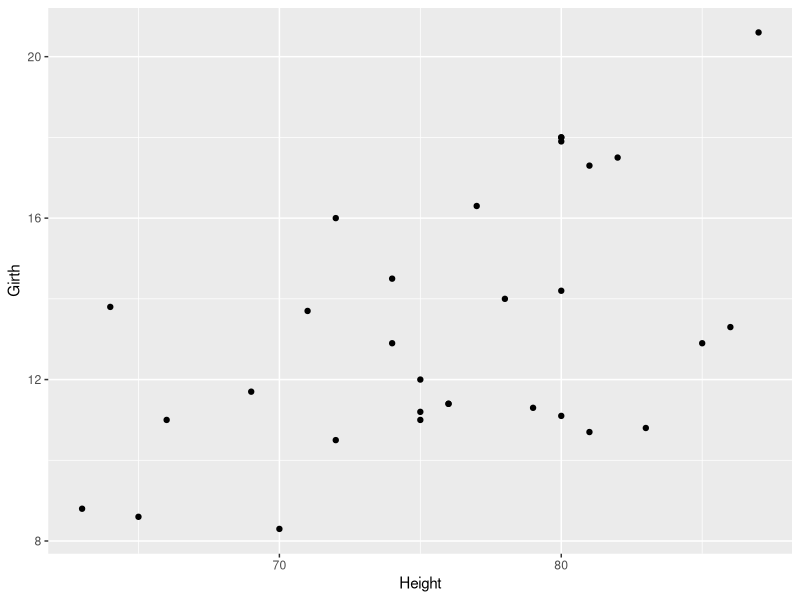
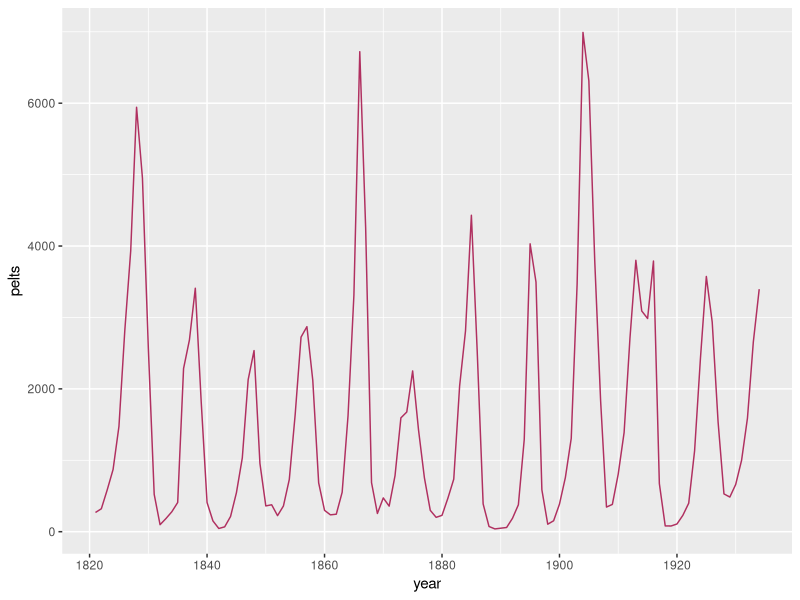
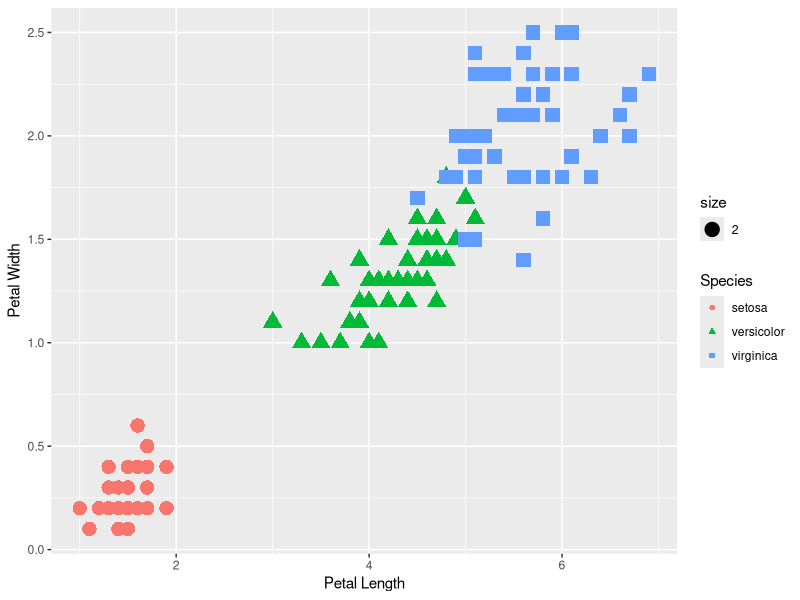
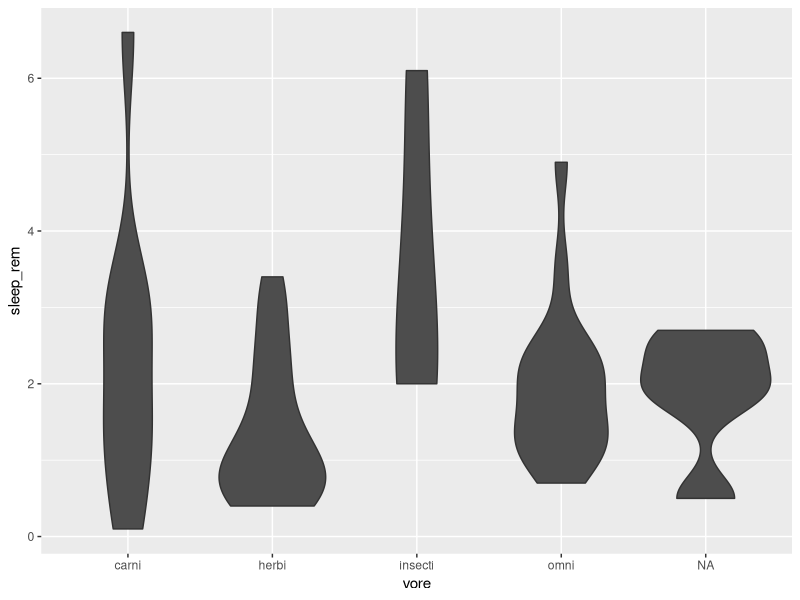
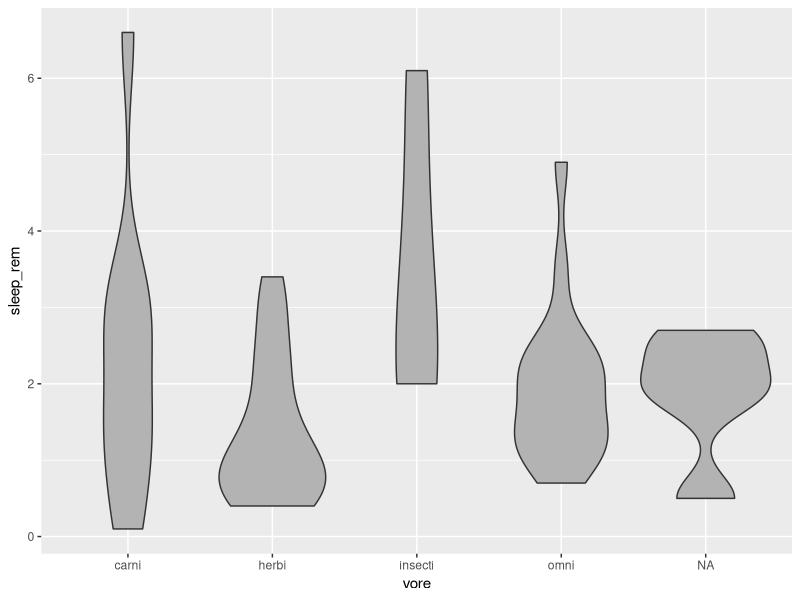
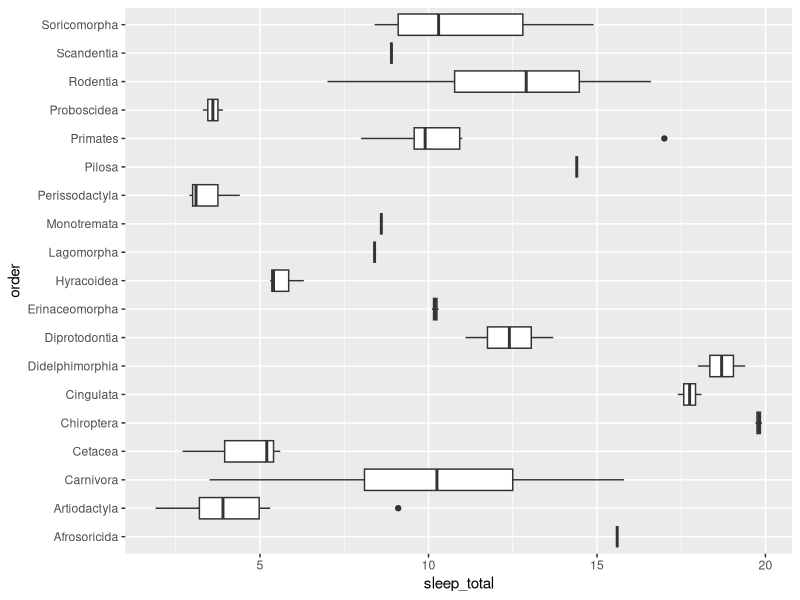
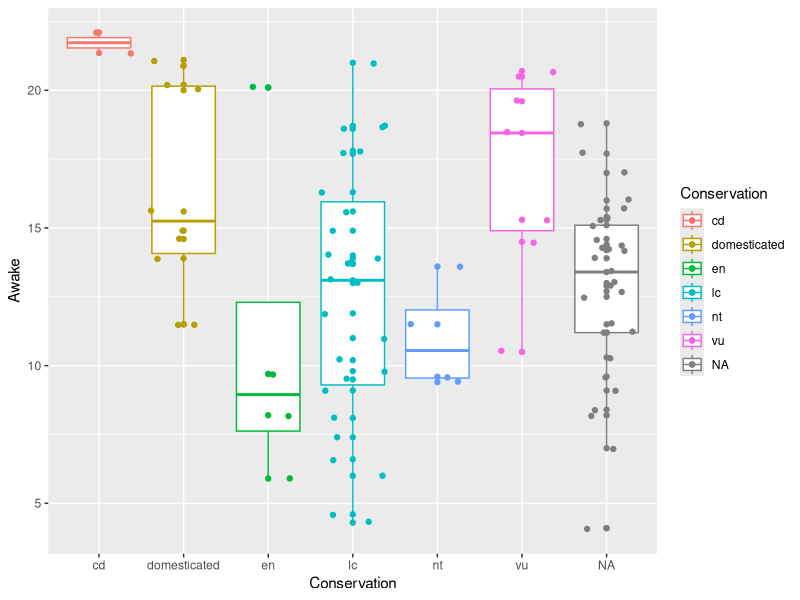
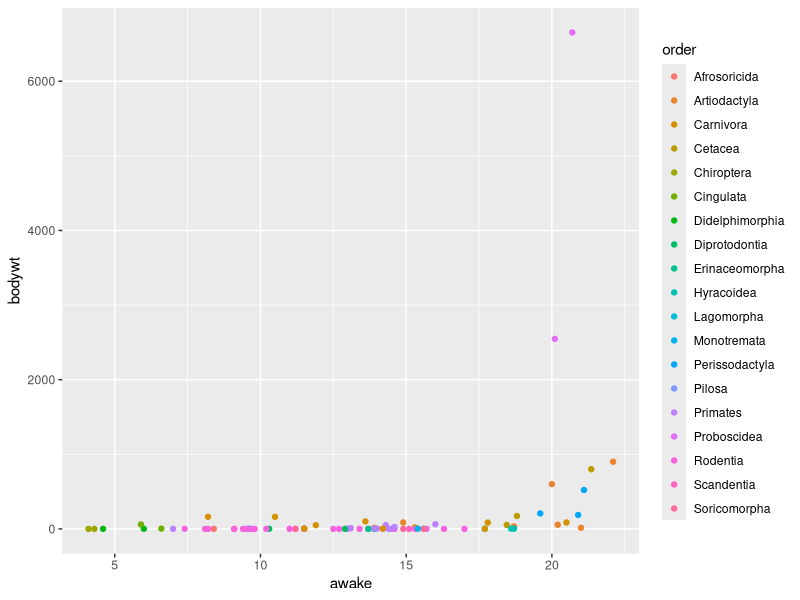

Recreate these plots in R, in order.
## ---- chunk 1
library("tidyverse")
## ---- chunk 2
data(trees)
?trees
## ---- chunk 3
ggplot(data = trees, mapping = aes(x = Height, y =Girth)) +
geom_point()
## ---- chunk 4
data(lynx)
?lynx
## ---- chunk 5
year <- c(1821:1934)
year
## ---- chunk 6
class(lynx)
## ---- chunk 7
pelts =as.vector(lynx)
pelts
## ---- chunk 8
lynx_pelts <- data.frame(year, pelts)
lynx_pelts
## ---- chunk 9
ggplot(data=lynx_pelts) + 
  geom_line(mapping = aes(x = year, y = pelts),color="maroon")
## ---- chunk 10
data(iris)
?iris
## ---- chunk 11
ggplot(data = iris, mapping=aes(x = Petal.Length, y = Petal.Width)) + 
  geom_point(mapping = aes(color = Species, shape = Species, size=2)) +
  labs(x = "Petal Length", y = "Petal Width")
## ---- chunk 12
data(msleep)
?msleep
## ---- chunk 13
ggplot(data=msleep) + 
  geom_violin(mapping = aes(x = vore, y = sleep_rem), fill  = "gray30")
## ---- chunk 14
ggplot(data = msleep) + 
  geom_violin(mapping = aes(x = vore, y = sleep_rem), fill = "gray70")
## ---- chunk 15
data(msleep)
?msleep
## ---- chunk 16
ggplot(data = msleep, mapping = aes(x = order, y = sleep_total)) +
  geom_boxplot() + 
  coord_flip()
## ---- chunk 17
data(msleep)
?msleep
## ---- chunk 18
ggplot(data = msleep, mapping = aes(x = conservation, y = awake, color = conservation, )) + 
  labs( x = "Conservation", y = "Awake", color = "Conservation") + 
  geom_boxplot() +
  geom_point() + 
  geom_jitter() 
  
## ---- chunk 19
data(msleep)
?msleep
## ---- chunk 20
ggplot(data = msleep, mapping = aes(x = awake, y = bodywt)) + 
  geom_point(mapping = aes(color = order)) 
## ---- chunk 21
ggplot(data = msleep, mapping = aes(x = sleep_total, y = brainwt)) + 
  geom_point(mapping = aes(color = vore)) + 
  facet_wrap(~ vore, ncol = 3)
